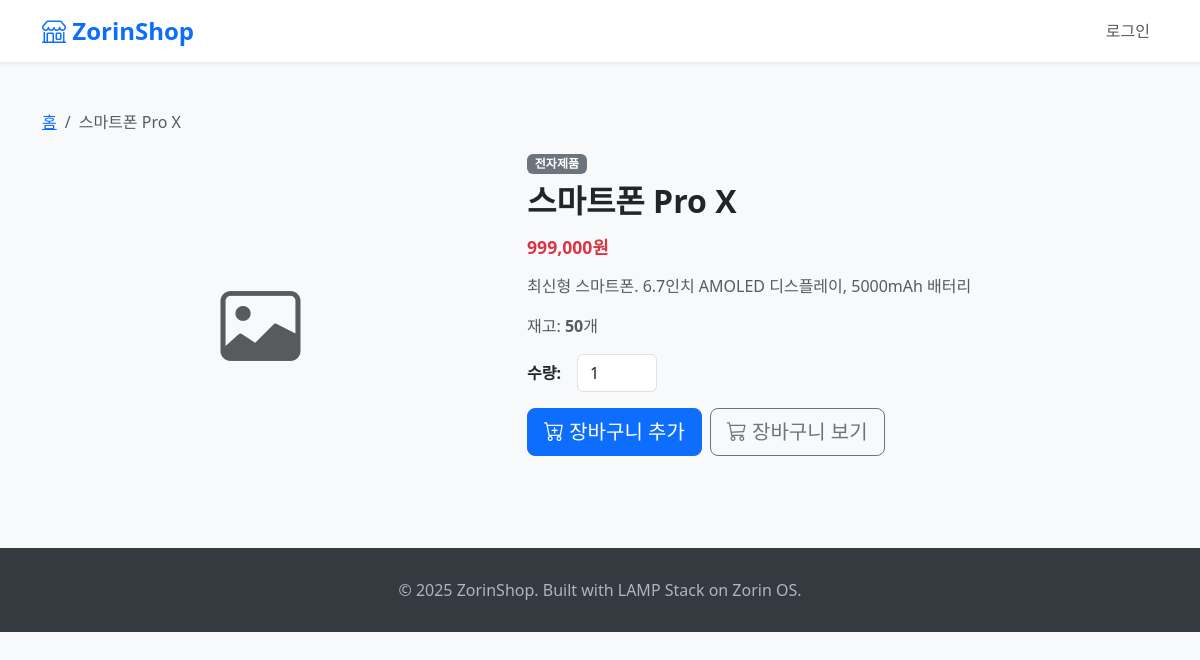
Screenshot of /product.php?id=1 with the database file from the repository.
### tables this page shows
CREATE TABLE IF NOT EXISTS products (
    id          INT AUTO_INCREMENT PRIMARY KEY,
    category_id INT,
    name        VARCHAR(200) NOT NULL,
    description TEXT,
    price       DECIMAL(10,2) NOT NULL DEFAULT 0,
    stock       INT NOT NULL DEFAULT 0,
    image       VARCHAR(255),
    created_at  TIMESTAMP DEFAULT CURRENT_TIMESTAMP,
    FOREIGN KEY (category_id) REFERENCES categories(id) ON DELETE SET NULL
);

CREATE TABLE IF NOT EXISTS categories (
    id          INT AUTO_INCREMENT PRIMARY KEY,
    name        VARCHAR(100) NOT NULL,
    description TEXT
);

### includes/auth.php (called while the page is built, shortened)
<?php
function isLoggedIn() {
    return isset($_SESSION['user_id']);
}

### includes/functions.php (called while the page is built, shortened)
<?php
function formatPrice($price) {
    return number_format($price) . '원';
}

### product.php (the view, shortened to what this page needs)
<?php
require_once 'includes/db.php';
require_once 'includes/auth.php';
require_once 'includes/functions.php';
$id = isset($_GET['id']) ? (int)$_GET['id'] : 0;
$stmt = $conn->prepare("SELECT p.*, c.name as category_name FROM products p LEFT JOIN categories c ON p.category_id = c.id WHERE p.id = ?");
$stmt->bind_param("i", $id);
$stmt->execute();
$product = $stmt->get_result()->fetch_assoc();
$cart_count = isLoggedIn() ? getCartCount($conn, $_SESSION['user_id']) : 0;
?>
<!DOCTYPE html>
<html lang="ko">
<head>
    <link href="https://cdn.jsdelivr.net/npm/bootstrap@5.3.0/dist/css/bootstrap.min.css" rel="stylesheet">
    <link href="https://cdn.jsdelivr.net/npm/bootstrap-icons@1.10.0/font/bootstrap-icons.css" rel="stylesheet">
    <link href="/shop/css/style.css" rel="stylesheet">
</head>
<body>
<nav class="navbar navbar-expand-lg navbar-light bg-white shadow-sm sticky-top">
    <div class="container">
        <a class="navbar-brand" href="/shop/"><i class="bi bi-shop"></i> ZorinShop</a>
        <ul class="navbar-nav ms-auto align-items-center">
            <?php if (isLoggedIn()): ?>
                <li class="nav-item">
                    <a class="nav-link" href="/shop/cart.php">
                        <i class="bi bi-cart3"></i>
                        <?php if ($cart_count > 0): ?><span class="badge bg-danger rounded-pill"><?= $cart_count ?></span><?php endif; ?>
                    </a>
                </li>
                <li class="nav-item"><a class="nav-link" href="/shop/logout.php">로그아웃</a></li>
            <?php else: ?>
                <li class="nav-item"><a class="nav-link" href="/shop/login.php">로그인</a></li>
            <?php endif; ?>
        </ul>
    </div>
</nav>
<div class="container my-5">
    <nav aria-label="breadcrumb">
        <ol class="breadcrumb">
            <li class="breadcrumb-item"><a href="/shop/">홈</a></li>
            <li class="breadcrumb-item active"><?= htmlspecialchars($product['name']) ?></li>
        </ol>
    </nav>
    <div class="row g-5">
        <div class="col-md-5">
            <?php if ($product['image'] && file_exists(__DIR__ . '/uploads/products/' . $product['image'])): ?>
                <img src="/shop/uploads/products/<?= htmlspecialchars($product['image']) ?>" class="img-fluid rounded shadow" alt="<?= htmlspecialchars($product['name']) ?>">
            <?php else: ?>
                <div class="bg-light rounded d-flex align-items-center justify-content-center" style="height:350px">
                    <i class="bi bi-image text-muted display-1"></i>
                </div>
            <?php endif; ?>
        </div>
        <div class="col-md-7">
            <span class="badge bg-secondary mb-2"><?= htmlspecialchars($product['category_name'] ?? '') ?></span>
            <h2 class="fw-bold"><?= htmlspecialchars($product['name']) ?></h2>
            <h3 class="price-tag my-3"><?= formatPrice($product['price']) ?></h3>
            <p class="text-muted"><?= nl2br(htmlspecialchars($product['description'])) ?></p>
            <p class="text-muted">재고: <strong><?= $product['stock'] ?></strong>개</p>
            <?php if ($product['stock'] > 0): ?>
                <form method="POST">
                    <div class="d-flex align-items-center gap-3 mb-3">
                        <label class="fw-bold">수량:</label>
                        <input type="number" name="quantity" value="1" min="1" max="<?= $product['stock'] ?>" class="form-control" style="width:80px">
                    </div>
                    <div class="d-flex gap-2">
                        <button type="submit" name="add_cart" class="btn btn-primary btn-lg">
                            <i class="bi bi-cart-plus"></i> 장바구니 추가
                        </button>
                        <a href="/shop/cart.php" class="btn btn-outline-secondary btn-lg">
                            <i class="bi bi-cart3"></i> 장바구니 보기
                        </a>
                    </div>
                </form>
            <?php else: ?>
                <div class="alert alert-warning">품절된 상품입니다.</div>
            <?php endif; ?>
        </div>
    </div>
</div>
<footer class="text-center mt-5">
    <div class="container">
        <p class="mb-0">&copy; 2025 ZorinShop. Built with LAMP Stack on Zorin OS.</p>
    </div>
</footer>
</body>
</html>

### css/style.css (style rules this page uses)
body { background-color: #f8f9fa; font-family: 'Segoe UI', Tahoma, Geneva, Verdana, sans-serif; }
.navbar-brand { font-size: 1.5rem; font-weight: 700; color: #0d6efd !important; }
.price-tag { font-size: 1.1rem; font-weight: 700; color: #dc3545; }
footer { background: #343a40; color: #adb5bd; padding: 30px 0; margin-top: 60px; }

### rows the page displays
products: name "스마트폰 Pro X", category.name "전자제품", price "999,000원", description "최신형 스마트폰. 6.7인치 AMOLED 디스플레이, 5000mAh 배터리", stock "50"
